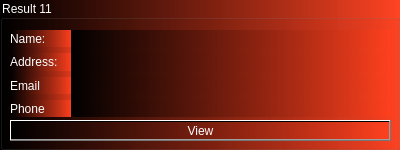
         <widget class="QGroupBox" name="groupBox_10">
          <property name="minimumSize">
           <size>
            <width>400</width>
            <height>150</height>
           </size>
          </property>
          <property name="maximumSize">
           <size>
            <width>400</width>
            <height>150</height>
           </size>
          </property>
          <property name="autoFillBackground">
           <bool>false</bool>
          </property>
          <property name="styleSheet">
           <string notr="true">color: white;
background-color:
qlineargradient(spread:pad, x1:0, y1:0, x2:1, y2:0, stop:0 rgba(0, 0, 0, 255), stop:1 rgba(255, 64, 30,220))
</string>
          </property>
          <property name="title">
           <string>Result 11</string>
          </property>
          <widget class="QWidget" name="verticalLayoutWidget_65">
           <property name="geometry">
            <rect>
             <x>70</x>
             <y>30</y>
             <width>321</width>
             <height>87</height>
            </rect>
           </property>
           <layout class="QVBoxLayout" name="verticalLayout_66">
            <property name="sizeConstraint">
             <enum>QLayout::SetMinimumSize</enum>
            </property>
            <item>
             <widget class="QLabel" name="label_457">
              <property name="text">
               <string/>
              </property>
             </widget>
            </item>
            <item>
             <widget class="QLabel" name="label_458">
              <property name="text">
               <string/>
              </property>
             </widget>
            </item>
            <item>
             <widget class="QLabel" name="label_459">
              <property name="text">
               <string/>
              </property>
             </widget>
            </item>
            <item>
             <widget class="QLabel" name="label_460">
              <property name="text">
               <string/>
              </property>
             </widget>
            </item>
           </layout>
          </widget>
          <widget class="QWidget" name="verticalLayoutWidget_66">
           <property name="geometry">
            <rect>
             <x>10</x>
             <y>30</y>
             <width>61</width>
             <height>87</height>
            </rect>
           </property>
           <layout class="QVBoxLayout" name="verticalLayout_67">
            <item>
             <widget class="QLabel" name="label_461">
              <property name="text">
               <string>Name:</string>
              </property>
             </widget>
            </item>
            <item>
             <widget class="QLabel" name="label_462">
              <property name="text">
               <string>Address:</string>
              </property>
             </widget>
            </item>
            <item>
             <widget class="QLabel" name="label_463">
              <property name="text">
               <string>Email</string>
              </property>
             </widget>
            </item>
            <item>
             <widget class="QLabel" name="label_464">
              <property name="text">
               <string>Phone</string>
              </property>
             </widget>
            </item>
           </layout>
          </widget>
          <widget class="QPushButton" name="pushButton_33">
           <property name="geometry">
            <rect>
             <x>10</x>
             <y>120</y>
             <width>381</width>
             <height>21</height>
            </rect>
           </property>
           <property name="text">
            <string>View</string>
           </property>
          </widget>
         </widget>
